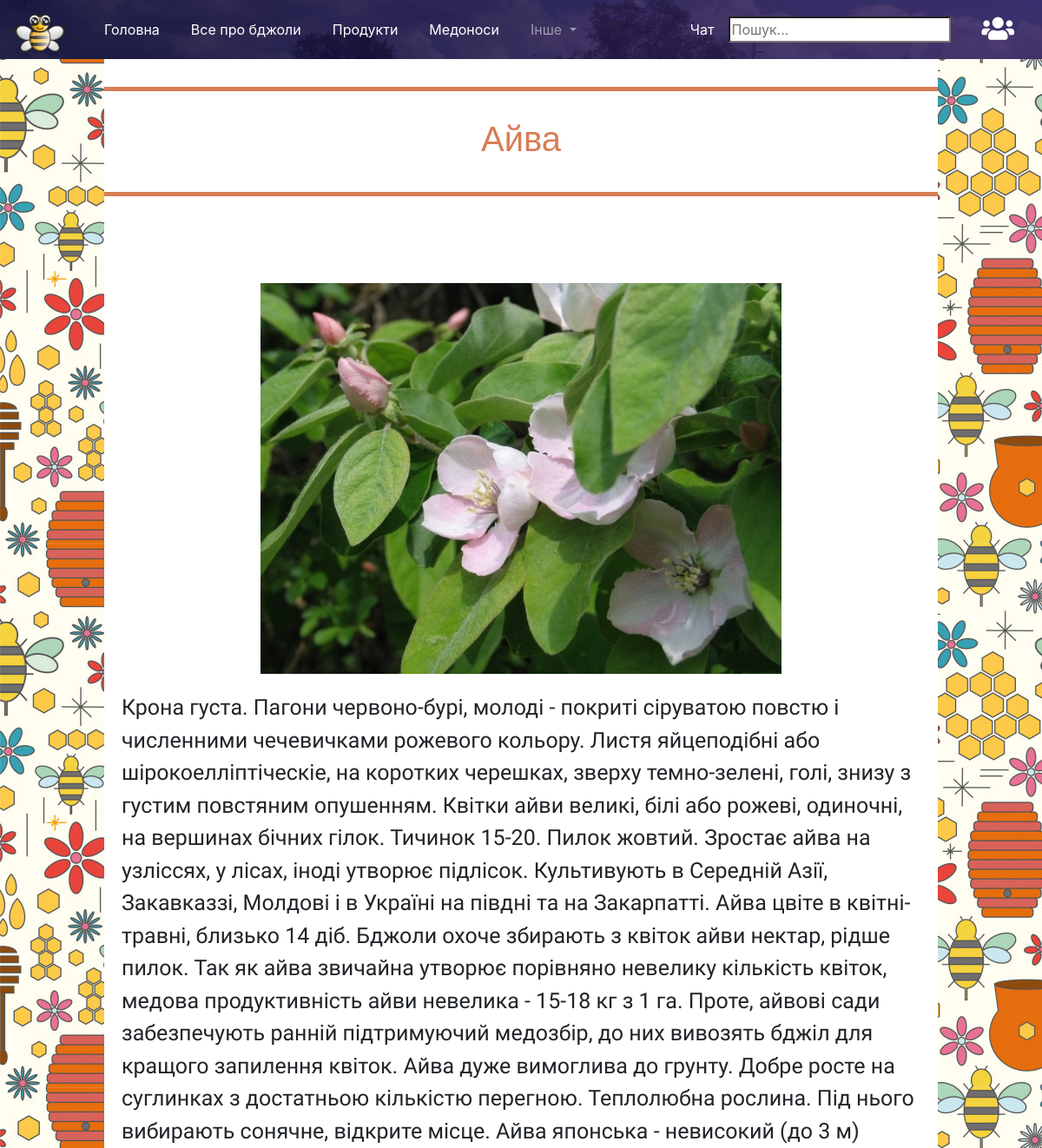
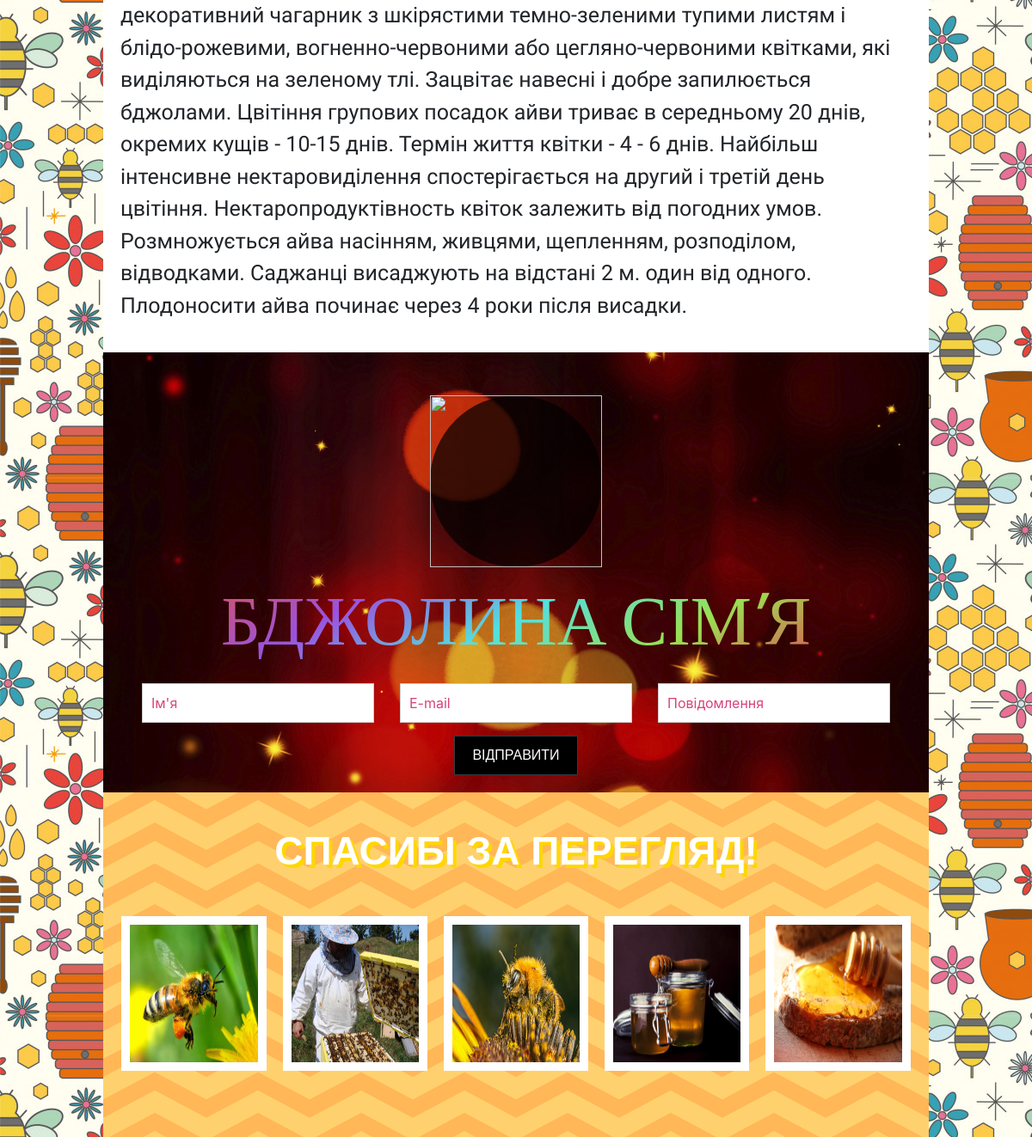
The app's page /article.php?id=5 with its own data (2 pictures, top to bottom).
### tables this page shows
CREATE TABLE `products1` (
  `id` int(10) UNSIGNED NOT NULL,
  `title` varchar(30) NOT NULL,
  `desc1` text,
  `foto` blob NOT NULL,
  `num` int(11) NOT NULL
);

### article.php (the view, shortened to what this page needs)
<?php
	require 'header.php';
	$id = $_GET['id'];
	$mysqli = connectDB();
    $result_set = $mysqli->query("SELECT * FROM `products1` WHERE `id` = '$id'");
?>
<?php
while ($user = mysqli_fetch_array($result_set)) {
?>
<head>
</head>
<body>
<div class="title1" align="center">
	<h1><?=$user['title']?></h1>
</div>
<div align="center"><img src="img/<?=$user['foto']?>"></div>
<div class="bee-text" style="padding: 20px;">
<p><?=$user['desc1']?></p>
</div>
<?php } ?>
</body>
<?php
	require 'footer.php';
?>

### style/style.css (style rules this page uses)
* { box-sizing: border-box; }
body { width: 100%; }

### style/style-second.php (style rules this page uses)
html { background:url('img/fone.jpg'); display: flex; justify-content: center; }
body { width: 80%!important; }
.title1 { width: 100%; padding: 30px 100px 30px 100px; margin:100px auto; border-top: 5px solid #d87d56; border-bottom: 5px solid #d87d56; font-family:'Lobster',sans-serif; color:#d87d56; animation:blusk 3s infinite; }
.bee-text { font-family: 'Open sans condensed',sans-serif; font-size: 25px; text-align: center; }
.bee-text p { text-align: left; }

### article.php (style rules this page uses)
img { max-width: 100%!important; height: auto; }

### records on screen
products1: title "Айва", foto (picture), desc1 "Крона густа. Пагони червоно-бурі, молоді - покриті сіруватою повстю і численними чечевичками рожевого кольору. Листя яйцеподібні або шірокоелліптіческіе, на коротких черешках, зверху темно-зелені, голі, знизу з густим повстяним опушенням. Квітки айви великі, білі або рожеві, одиночні, на вершинах бічних гілок. Тичинок 15-20. Пилок жовтий. Зростає айва на узліссях, у лісах, іноді утворює підлісок. Культивують в Середній Азії, Закавказзі, Молдові і в Україні на півдні та на Закарпатті. Айва цвіте в квітні-травні, близько 14 діб. Бджоли охоче збирають з квіток айви нектар, рідше пилок. Так як айва звичайна утворює порівняно невелику кількість квіток, медова продуктивність айви невелика - 15-18…"
